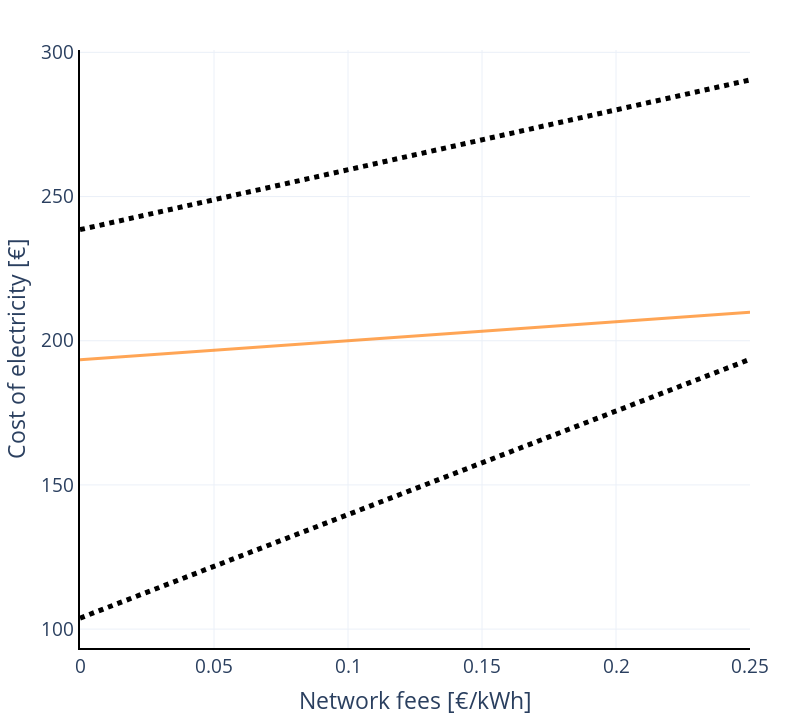

Here is the notebook cell this chart was saved with:
### Code cell
import plotly.graph_objects as go
__fig = go.Figure(_fig)
#fig.update_traces(line_color="black")

graph = pd.DataFrame(index=exchange_prices, data=values)
graph.columns = ["Individuals 100% with 3kWh"]
for trace in px.line(graph).data:
    __fig.add_trace(trace)
    __fig.data[-1].update(line_width=3, line_color="rgba(255, 127, 14, 0.7)")
    __fig.layout.update(showlegend=False)
__fig.show()
